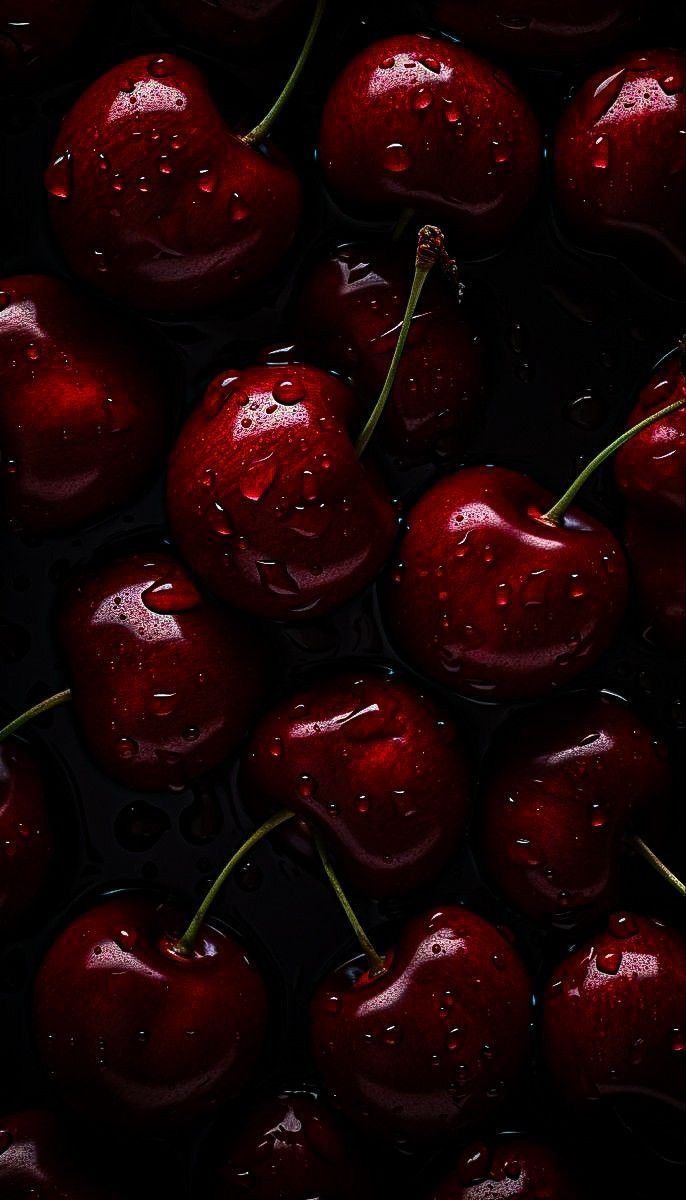
#> input picture cherry.png, 686 x 1200 px
$ python conversions_to_hsv.py
#> lines starting #> are read from the running program, lines starting #| are printed output that depends on the picture
import cv2
import numpy as np
import matplotlib.pyplot as plt


# ============================================================
# LOAD IMAGE
# ============================================================

img_bgr = cv2.imread(
    "cherry.png"
)
#> img_bgr is the input picture: shape (1200, 686, 3); mean B, G, R 6.7, 5.9, 27.5

if img_bgr is None:
    raise ValueError("Could not load image")

img = cv2.cvtColor(
    img_bgr,
    cv2.COLOR_BGR2RGB
).astype(np.float32) / 255.0
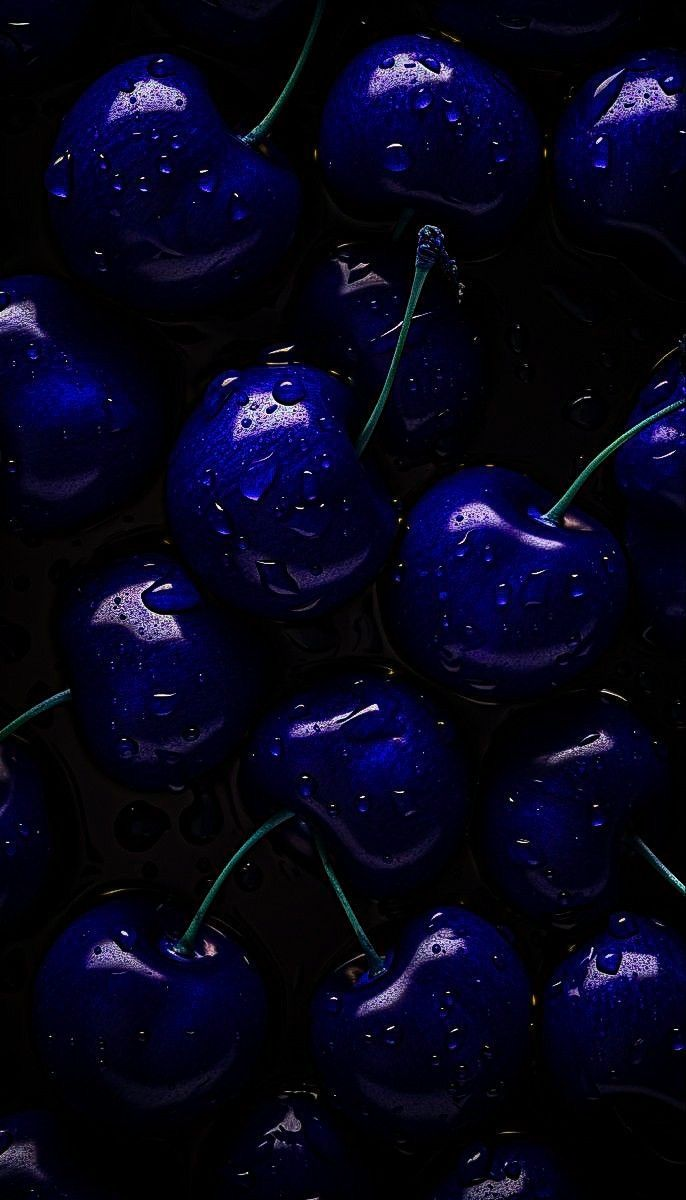
#> img: shape (1200, 686, 3) float32; mean B, G, R 0.108, 0.023, 0.0261


# ============================================================
# SRGB <-> LINEAR
# ============================================================

def srgb_to_linear(img):

    return np.power(img, 2.2)


def linear_to_srgb(img):

    img = np.clip(img, 0, 1)

    return np.power(img, 1.0 / 2.2)


# ============================================================
# INITIAL PARAMETERS
# ============================================================

use_linear_hsv = False

sat_scale = 1.0

val_scale = 1.0

hue_shift = 0


# ============================================================
# PIXEL INSPECTION
# ============================================================

clicked_x = 0
clicked_y = 0


def mouse_callback(event, x, y, flags, param):

    global clicked_x, clicked_y

    if event == cv2.EVENT_LBUTTONDOWN:

        clicked_x = x
        clicked_y = y


cv2.namedWindow("Comparison")

cv2.setMouseCallback(
    "Comparison",
    mouse_callback
)


# ============================================================
# MAIN LOOP
# ============================================================

while True:

    # --------------------------------------------------------
    # SELECT RGB SPACE
    # --------------------------------------------------------

    if use_linear_hsv:

        working_rgb = srgb_to_linear(img)

    else:

        working_rgb = img.copy()


    # --------------------------------------------------------
    # RGB -> HSV
    # --------------------------------------------------------

    hsv = cv2.cvtColor(
        (working_rgb * 255).astype(np.uint8),
        cv2.COLOR_RGB2HSV
    ).astype(np.float32)
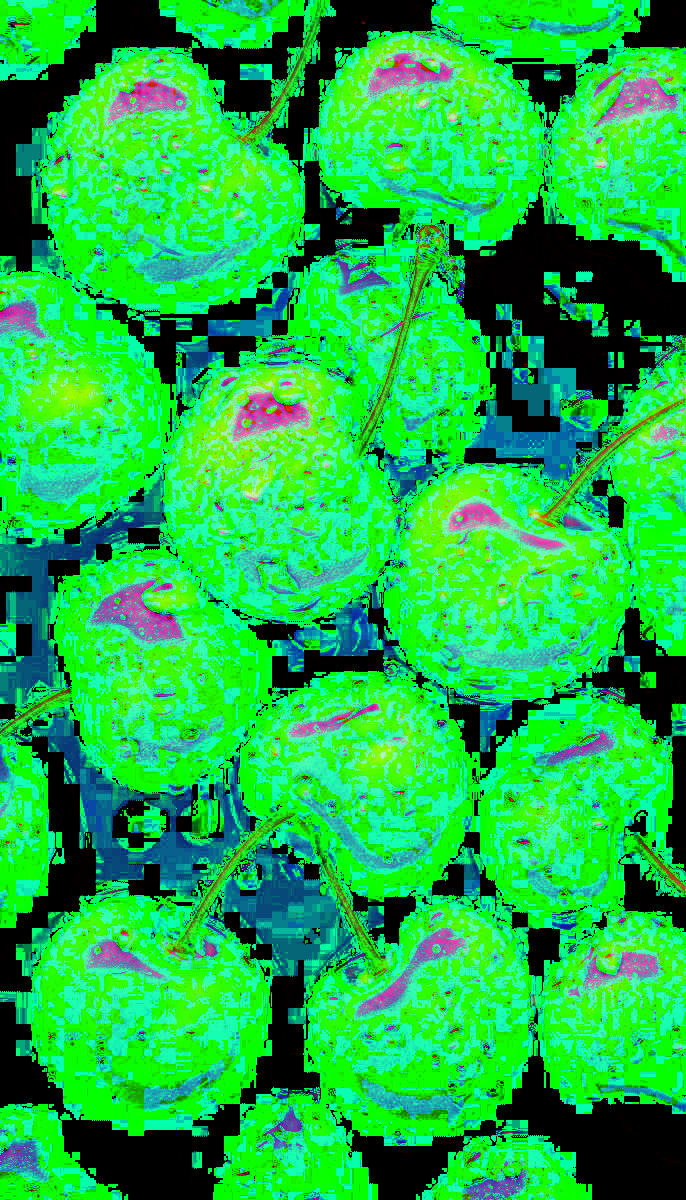
#> hsv: shape (1200, 686, 3) float32; mean B, G, R 66.1, 183.8, 27.7


    # --------------------------------------------------------
    # MODIFY HSV
    # --------------------------------------------------------

    hsv[:,:,0] = (
        hsv[:,:,0] + hue_shift
    ) % 180

    hsv[:,:,1] *= sat_scale

    hsv[:,:,2] *= val_scale

    hsv[:,:,1] = np.clip(
        hsv[:,:,1],
        0,
        255
    )

    hsv[:,:,2] = np.clip(
        hsv[:,:,2],
        0,
        255
    )


    # --------------------------------------------------------
    # HSV -> RGB
    # --------------------------------------------------------

    modified_rgb = cv2.cvtColor(
        hsv.astype(np.uint8),
        cv2.COLOR_HSV2RGB
    ).astype(np.float32) / 255.0


    # --------------------------------------------------------
    # CONVERT BACK IF LINEAR
    # --------------------------------------------------------

    if use_linear_hsv:

        display_img = linear_to_srgb(
            modified_rgb
        )

    else:

        display_img = modified_rgb


    # --------------------------------------------------------
    # SIDE-BY-SIDE
    # --------------------------------------------------------

    comparison = np.hstack([
        img,
        display_img
    ])
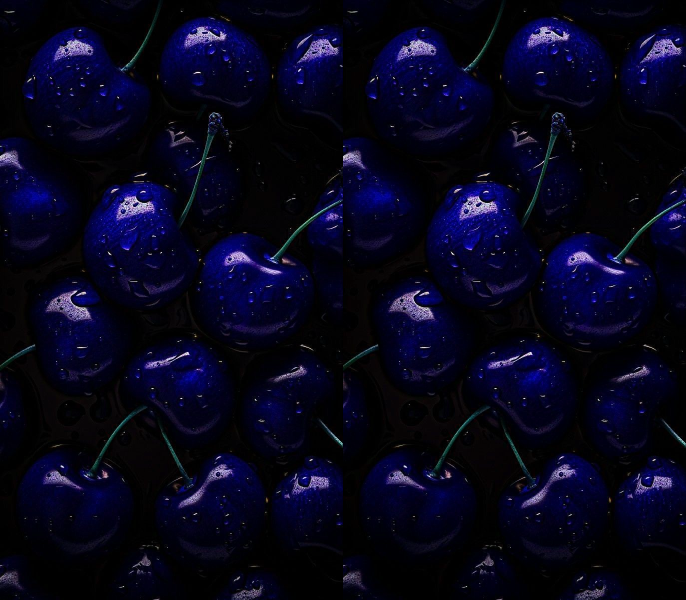
#> comparison: shape (1200, 1372, 3) float32 (shown at 1/2 size); mean B, G, R 0.108, 0.0225, 0.0256

    comparison_bgr = cv2.cvtColor(
        (comparison * 255).astype(np.uint8),
        cv2.COLOR_RGB2BGR
    )


    # --------------------------------------------------------
    # PIXEL INFO
    # --------------------------------------------------------

    px = min(clicked_x, img.shape[1]-1)
#> px = 0
    py = min(clicked_y, img.shape[0]-1)
#> py = 0

    srgb_pixel = img[py, px]
#> srgb_pixel = [0.0588, 0, 0]

    linear_pixel = srgb_to_linear(
        srgb_pixel
    )
#> linear_pixel = [0.00196, 0, 0]

    hsv_srgb = cv2.cvtColor(
        np.uint8([[srgb_pixel * 255]]),
        cv2.COLOR_RGB2HSV
    )[0,0]
#> hsv_srgb = [0, 255, 15]

    hsv_linear = cv2.cvtColor(
        np.uint8([[linear_pixel * 255]]),
        cv2.COLOR_RGB2HSV
    )[0,0]
#> hsv_linear = [0, 0, 0]


    # --------------------------------------------------------
    # DRAW PIXEL
    # --------------------------------------------------------

    cv2.circle(
        comparison_bgr,
        (px, py),
        5,
        (0,0,255),
        -1
    )
#> comparison_bgr: shape (1200, 1372, 3); mean R, G, B 6.5, 5.7, 27.5


    # --------------------------------------------------------
    # TEXT
    # --------------------------------------------------------

    mode_text = (
        "LINEAR RGB -> HSV"
        if use_linear_hsv
        else
        "sRGB -> HSV"
    )

    y0 = 40

    lines = [

        mode_text,

        f"Hue Shift: {hue_shift}",

        f"Saturation Scale: {sat_scale:.2f}",

        f"Value Scale: {val_scale:.2f}",

        f"Pixel: ({px},{py})",

        f"sRGB: {srgb_pixel}",

        f"Linear RGB: {linear_pixel}",

        f"HSV(sRGB): {hsv_srgb}",

        f"HSV(Linear): {hsv_linear}"
    ]
#> lines = 9 items, first 6: 'sRGB -> HSV', 'Hue Shift: 0', 'Saturation Scale: 1.00', 'Value Scale: 1.00', 'Pixel: (0,0)', 'sRGB: [0.05882353 0.         0.        ]'

    for i, line in enumerate(lines):

        cv2.putText(
            comparison_bgr,
            line,
            (20, y0 + i*35),
            cv2.FONT_HERSHEY_SIMPLEX,
            0.8,
            (0,255,0),
            2
        )
#> this loop made 9 passes
#> line on passes 1, 2, 3, 4, 5, 6, 8, 9: 'sRGB -> HSV', 'Hue Shift: 0', 'Saturation Scale: 1.00', 'Value Scale: 1.00', 'Pixel: (0,0)', 'sRGB: [0.05882353 0.         0.        ]', 'HSV(sRGB): [  0 255  15]', 'HSV(Linear): [0 0 0]'
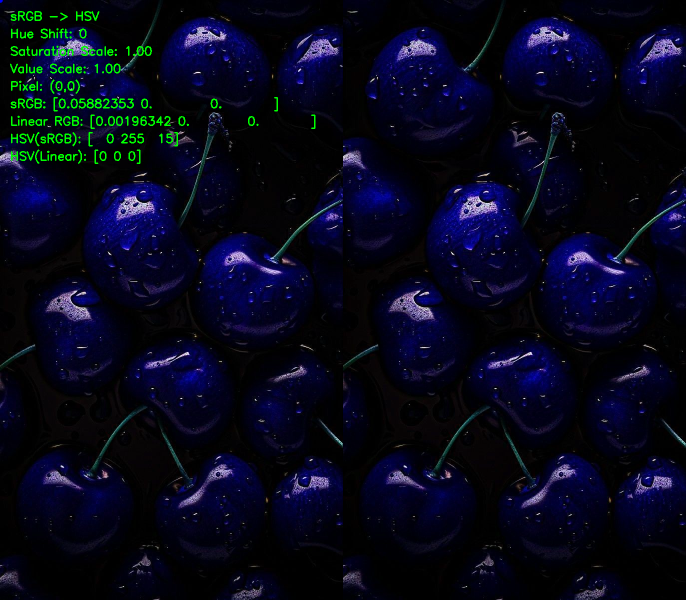
#> comparison_bgr: shape (1200, 1372, 3) (shown at 1/2 size); mean R, G, B 6.5, 8.1, 27.2


    # --------------------------------------------------------
    # SHOW
    # --------------------------------------------------------

    cv2.imshow(
        "Comparison",
        comparison_bgr
    )


    # --------------------------------------------------------
    # KEYBOARD CONTROLS
    # --------------------------------------------------------

    key = cv2.waitKey(30) & 0xFF
#> (key q is pressed here)


    # saturation
    if key == ord('s'):
        sat_scale += 0.1

    elif key == ord('a'):
        sat_scale -= 0.1


    # value
    elif key == ord('v'):
        val_scale += 0.1

    elif key == ord('c'):
        val_scale -= 0.1


    # hue
    elif key == ord('h'):
        hue_shift += 5

    elif key == ord('j'):
        hue_shift -= 5


    # toggle mode
    elif key == ord('t'):

        use_linear_hsv = not use_linear_hsv


    # reset
    elif key == ord('r'):

        sat_scale = 1.0

        val_scale = 1.0

        hue_shift = 0


    # quit
    elif key == ord('q'):
        break


cv2.destroyAllWindows()

$ run again, with brightness_scaling_comparison.png copied over cherry.png
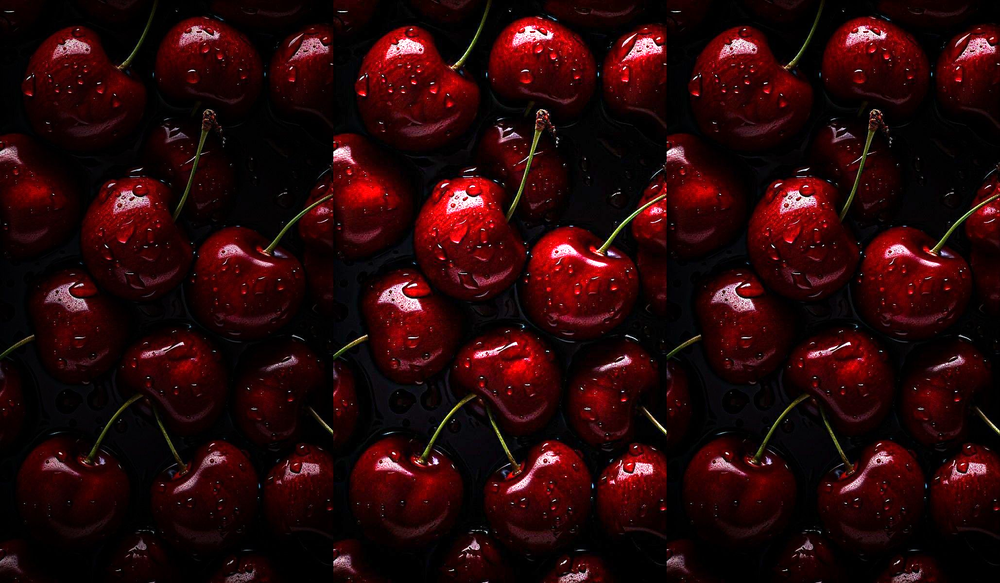
#> input picture brightness_scaling_comparison.png, 1000 x 583 px, shrunk from 2058 x 1200 before the run
#> img_bgr is the input picture: shape (583, 1000, 3); mean B, G, R 9.2, 8.2, 38.8
#> `hsv = cv2.cvtColor( (working_rgb * 255).astype(np.uint8), cv2.COLOR_RG..`:
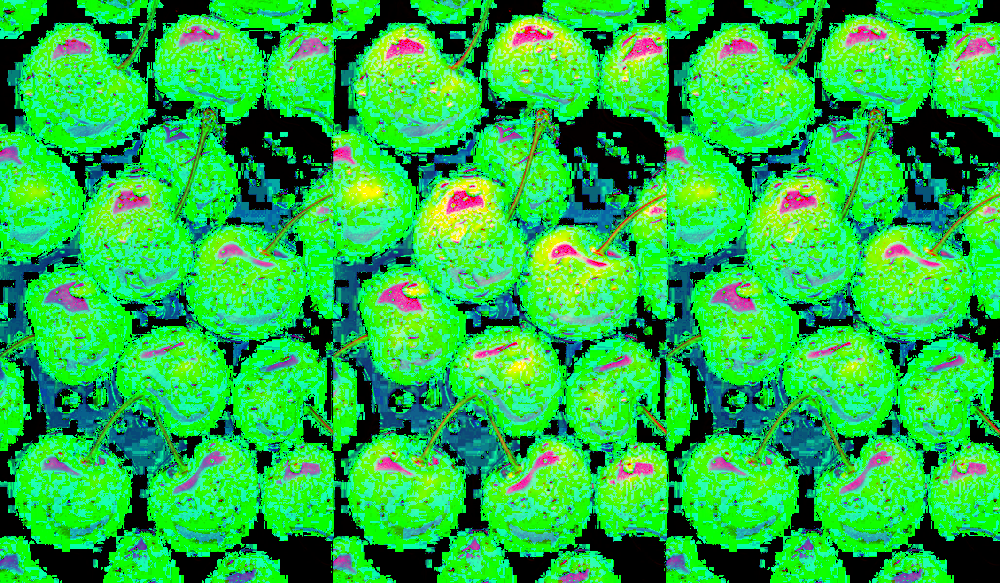
#> hsv: shape (583, 1000, 3) float32; mean B, G, R 68.9, 183.9, 39.1
#> srgb_pixel = [0.0588, 0, 0]
#> linear_pixel = [0.00196, 0, 0]
#> hsv_srgb = [0, 255, 15]
#> hsv_linear = [0, 0, 0]
#> lines = 9 items, first 6: 'sRGB -> HSV', 'Hue Shift: 0', 'Saturation Scale: 1.00', 'Value Scale: 1.00', 'Pixel: (0,0)', 'sRGB: [0.05882353 0.         0.        ]'
#> the loop `for i, line in enumerate(lines): ` made 9 passes
#> line on passes 1, 2, 3, 4, 5, 6, 8, 9: 'sRGB -> HSV', 'Hue Shift: 0', 'Saturation Scale: 1.00', 'Value Scale: 1.00', 'Pixel: (0,0)', 'sRGB: [0.05882353 0.         0.        ]', 'HSV(sRGB): [  0 255  15]', 'HSV(Linear): [0 0 0]'
#> after the loop `for i, line in enumerate(lines):`:
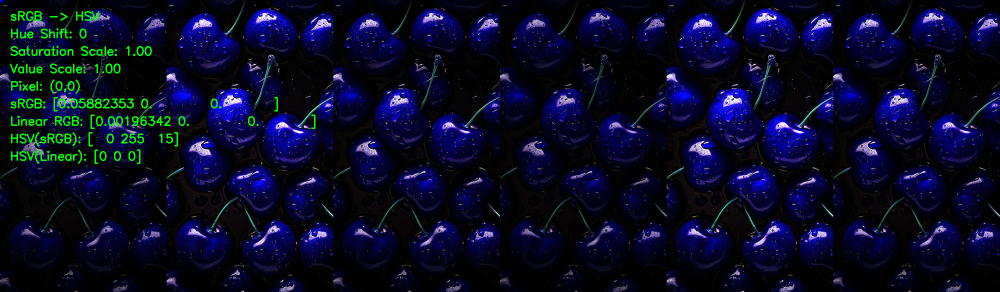
#> comparison_bgr: shape (583, 2000, 3) (shown at 1/2 size); mean R, G, B 8.9, 11.3, 38.3
